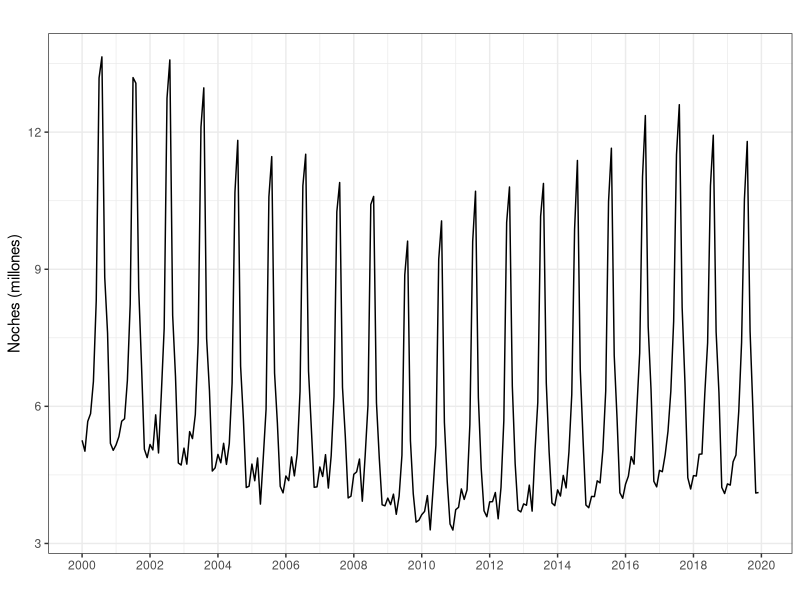
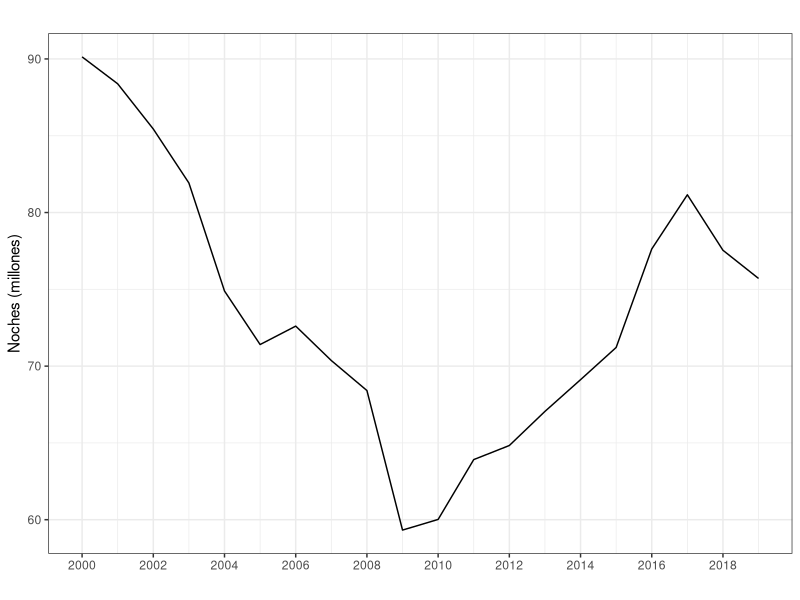
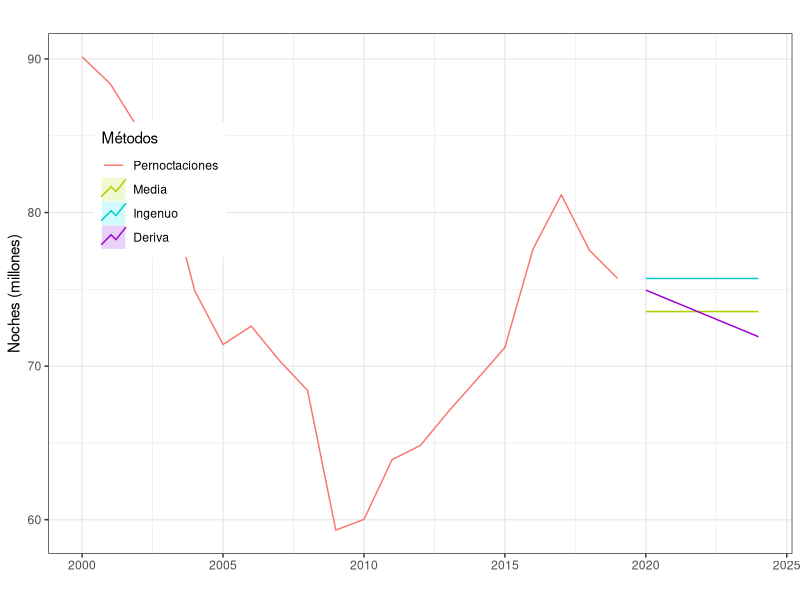
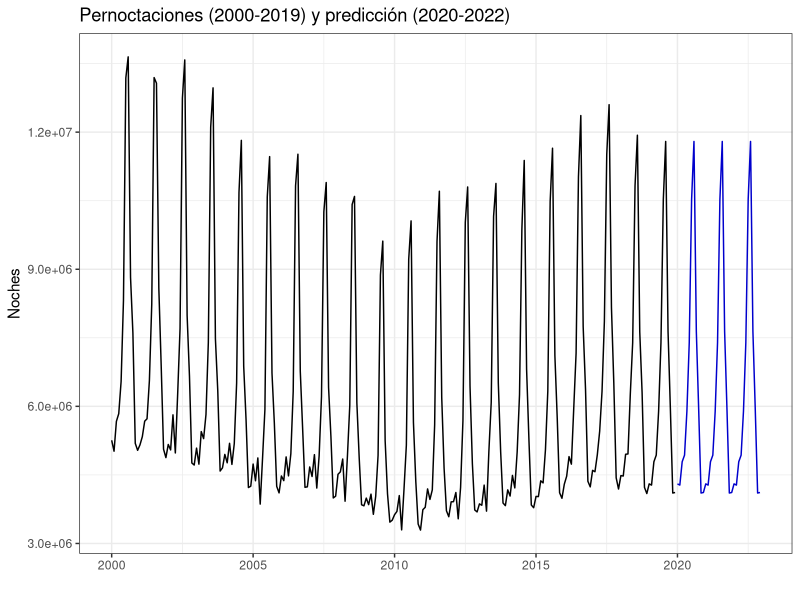
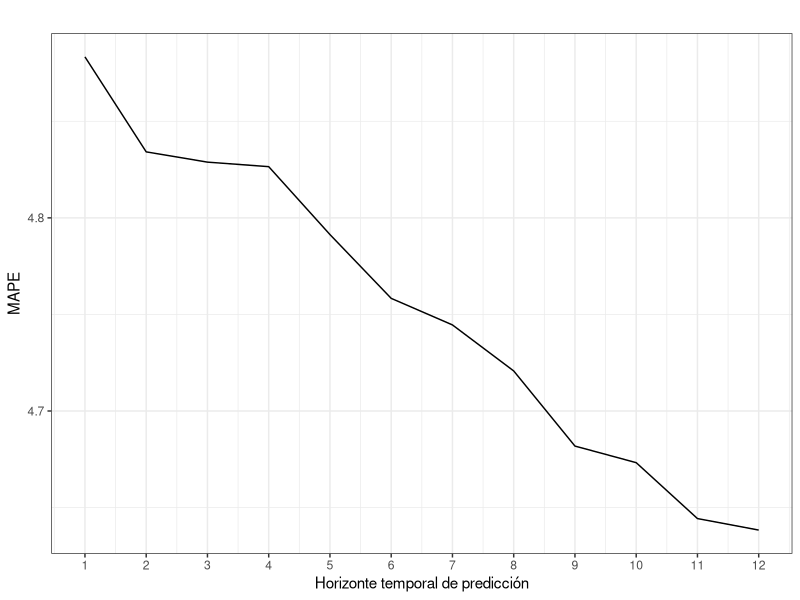

The R source for these figures, in order:
#----------------------------------------------------------
# CODIGO EJEMPLO 3
#----------------------------------------------------------
#
#
#
#----------------------------------------------------------
# Librerias
library(forecast)
library(ggplot2); theme_set(theme_bw())
#----------------------------------------------------------
#
#
#
#----------------------------------------------------------
# Importamos Pernoctaciones
#----------------------------------------------------------
Pernoctaciones <- read.csv2("./series/Pernoctaciones.csv", 
                            header = TRUE)

Pernoctaciones <- ts(Pernoctaciones[, 2], 
                     start = 2000, 
                     frequency = 12)

autoplot(Pernoctaciones/1000000,
         xlab = "",
         ylab = "Noches (millones)",
         main = "") +
  scale_x_continuous(breaks= seq(2000, 2020, 2)) 
#----------------------------------------------------------
#
#
#
#----------------------------------------------------------
# Metodo ingenuo para la serie anual
#----------------------------------------------------------
PernoctacionesAnual <- aggregate(Pernoctaciones/1000000, FUN = sum)

autoplot(PernoctacionesAnual,
         xlab = "",
         ylab = "Noches (millones)",
         main = "") +
  scale_x_continuous(breaks= seq(2000, 2020, 2)) 

# Ajustes por metodos sencillos
mediaPernoctaciones <- meanf(PernoctacionesAnual, h = 5)
naivePernoctaciones <- naive(PernoctacionesAnual, h = 5)
derivaPernoctaciones <- rwf(PernoctacionesAnual,  h = 5, drift = TRUE)

autoplot(PernoctacionesAnual, series = "Pernoctaciones",
         xlab = "",
         ylab = "Noches (millones)",
         main = "") +
  autolayer(mediaPernoctaciones, series="Media", PI = FALSE) +
  autolayer(naivePernoctaciones, series="Ingenuo", PI = FALSE) +
  autolayer(derivaPernoctaciones, series="Deriva", PI = FALSE) +
  scale_colour_discrete(limits=c("Pernoctaciones", "Media", "Ingenuo", "Deriva")) +
  labs(colour="Métodos") + 
  theme(legend.position=c(0.15,0.7))

# Error de ajuste
accuracy(mediaPernoctaciones)
accuracy(naivePernoctaciones)
accuracy(derivaPernoctaciones)

# Error con origen de predicciones movil
k <- 10                  
h <- 5                   
TT <- length(PernoctacionesAnual) 
s <- TT - k - h          

mapeNaiveI <- matrix(NA, s + 1, h)
mapeDeriva <- matrix(NA, s + 1, h)

for (i in 0:s) {
  train.set <- subset(PernoctacionesAnual, start = i + 1, end = i + k)
  test.set <-  subset(PernoctacionesAnual, start = i + k + 1, end = i + k + h)
  
  fcast <- naive(train.set, h = h)
  mapeNaiveI[i + 1,] <- 100*abs(test.set - fcast$mean)/test.set
  
  fcast <- rwf(train.set, h = h,  drift = TRUE)
  mapeDeriva[i + 1,] <- 100*abs(test.set - fcast$mean)/test.set
  
}

mapeNaiveI <- colMeans(mapeNaiveI)
mapeDeriva <- colMeans(mapeDeriva)

mapeNaiveI
mapeDeriva

# Predicciones
derivaPernoctaciones
#----------------------------------------------------------
#
#
#
#----------------------------------------------------------
# Metodo ingenuo con estacionalidad
#----------------------------------------------------------
# Ajuste
PernoctacionesPre <- snaive(Pernoctaciones, 
                            h = 36, 
                            level = 0.95)

PernoctacionesPre

# Error de ajuste
accuracy(PernoctacionesPre)

# Prevision
autoplot(PernoctacionesPre,
         xlab = "",
         ylab = "Noches",
         main = "Pernoctaciones (2000-2019) y predicción (2020-2022)",
         PI = FALSE)

# Error con origen de prediccion movil
k <- 120                 
h <- 12                  
TT <- length(Pernoctaciones)  
s <- TT - k - h          

mapeSnaive <- matrix(NA, s + 1, h)
for (i in 0:s) {
  train.set <- subset(Pernoctaciones, start = i + 1, end = i + k)
  test.set <-  subset(Pernoctaciones, start = i + k + 1, end = i + k + h)
  
  fit <- snaive(train.set, h = h)
  mapeSnaive[i + 1,] <- 100*abs(test.set - fit$mean)/test.set
}

mapeSnaive <- colMeans(mapeSnaive)
mapeSnaive

ggplot() +
  geom_line(aes(x = 1:12, y = mapeSnaive)) +
  ggtitle("") +
  xlab("Horizonte temporal de predicción") +
  ylab("MAPE") +
  scale_x_continuous(breaks= 1:12)

